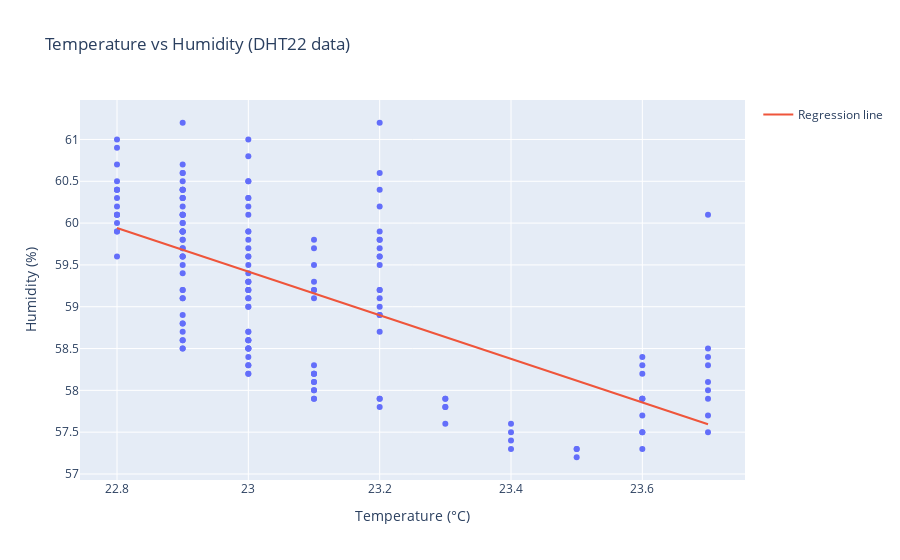

Notebook code for this chart:
### Code cell
fig = px.scatter(df, x="temperature", y="humidity",
                 title="Temperature vs Humidity (DHT22 data)",
                 labels={"temperature":"Temperature (°C)", "humidity":"Humidity (%)"})

# add regression line
fig.add_scatter(x=temp_test.ravel(), y=humidity_pred, mode="lines", name="Regression line")

fig.show()

### Figure 1 — Plotly figure (JSON) as saved in the notebook; plotly's stock layout.template omitted (floating-point values rounded to 4 significant figures; data arrays with more than 128 entries replaced by an {"elided": "..."} marker saying what was removed)
{"data": [{"hovertemplate": "Temperature (°C)=%{x}<br>Humidity (%)=%{y}<extra></extra>", "legendgroup": "", "marker": {"color": "#636efa", "symbol": "circle"}, "mode": "markers", "name": "", "orientation": "v", "showlegend": false, "type": "scatter", "x": {"elided": "170 float values"}, "xaxis": "x", "y": {"elided": "170 float values"}, "yaxis": "y"}, {"mode": "lines", "name": "Regression line", "type": "scatter", "x": [22.8, 22.81, 22.82, 22.83, 22.84, 22.85, 22.85, 22.86, 22.87, 22.88, 22.89, 22.9, 22.91, 22.92, 22.93, 22.94, 22.95, 22.95, 22.96, 22.97, 22.98, 22.99, 23.0, 23.01, 23.02, 23.03, 23.04, 23.05, 23.05, 23.06, 23.07, 23.08, 23.09, 23.1, 23.11, 23.12, 23.13, 23.14, 23.15, 23.15, 23.16, 23.17, 23.18, 23.19, 23.2, 23.21, 23.22, 23.23, 23.24, 23.25, 23.25, 23.26, 23.27, 23.28, 23.29, 23.3, 23.31, 23.32, 23.33, 23.34, 23.35, 23.35, 23.36, 23.37, 23.38, 23.39, 23.4, 23.41, 23.42, 23.43, 23.44, 23.45, 23.45, 23.46, 23.47, 23.48, 23.49, 23.5, 23.51, 23.52, 23.53, 23.54, 23.55, 23.55, 23.56, 23.57, 23.58, 23.59, 23.6, 23.61, 23.62, 23.63, 23.64, 23.65, 23.65, 23.66, 23.67, 23.68, 23.69, 23.7], "y": [59.94, 59.92, 59.89, 59.87, 59.85, 59.82, 59.8, 59.78, 59.75, 59.73, 59.7, 59.68, 59.66, 59.63, 59.61, 59.59, 59.56, 59.54, 59.52, 59.49, 59.47, 59.44, 59.42, 59.4, 59.37, 59.35, 59.33, 59.3, 59.28, 59.25, 59.23, 59.21, 59.18, 59.16, 59.14, 59.11, 59.09, 59.06, 59.04, 59.02, 58.99, 58.97, 58.95, 58.92, 58.9, 58.88, 58.85, 58.83, 58.8, 58.78, 58.76, 58.73, 58.71, 58.69, 58.66, 58.64, 58.61, 58.59, 58.57, 58.54, 58.52, 58.5, 58.47, 58.45, 58.42, 58.4, 58.38, 58.35, 58.33, 58.31, 58.28, 58.26, 58.24, 58.21, 58.19, 58.16, 58.14, 58.12, 58.09, 58.07, 58.05, 58.02, 58.0, 57.97, 57.95, 57.93, 57.9, 57.88, 57.86, 57.83, 57.81, 57.78, 57.76, 57.74, 57.71, 57.69, 57.67, 57.64, 57.62, 57.6]}], "layout": {"legend": {"tracegroupgap": 0}, "title": {"text": "Temperature vs Humidity (DHT22 data)"}, "xaxis": {"anchor": "y", "domain": [0, 1], "title": {"text": "Temperature (°C)"}}, "yaxis": {"anchor": "x", "domain": [0, 1], "title": {"text": "Humidity (%)"}}}}
